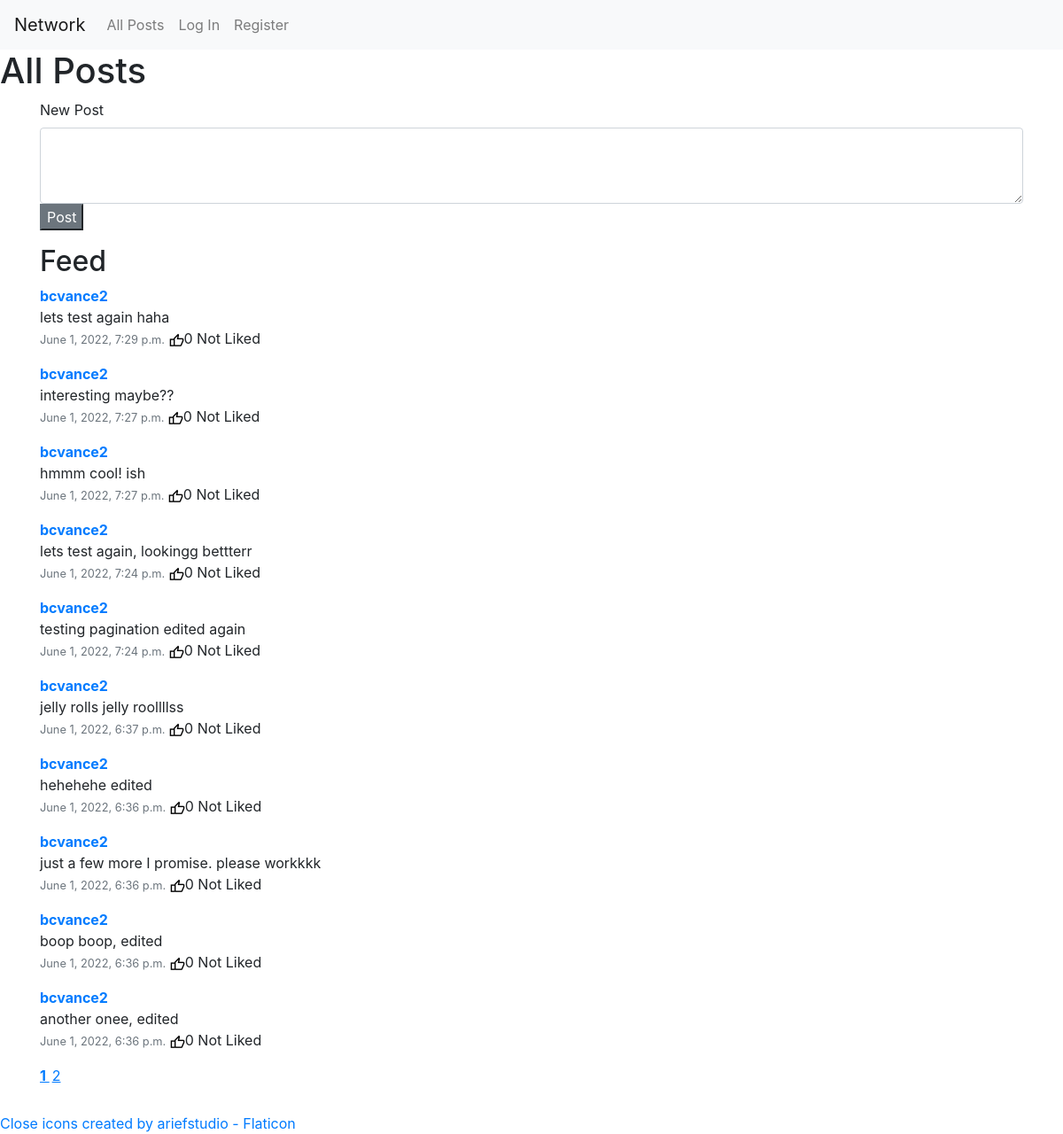
The page / on the database its author committed.
### network/models.py (models this page shows, shortened)
class Post(models.Model):
    poster = models.ForeignKey(User, on_delete=models.CASCADE, related_name="posts")
    timestamp = models.DateTimeField(auto_now_add=True)
    content = models.CharField(max_length=140)
    numLikes = models.IntegerField(default=0)

class User(AbstractUser):
    pass

### network/views.py (the view)
# urls.py: path("", views.index, name="index"),
def index(request):
    posts = list(Post.objects.order_by("-timestamp"))
    pages = range(1, int(len(posts)/10)+2)
    liked = []
    for post in posts:
        try:
            Like.objects.get(post=post, liker=User.objects.get(id=request.user.id))
            liked.append(True)
        except ObjectDoesNotExist:
            liked.append(False)
    return render(request, "network/index.html", context= {
        "posts": zip(posts, liked),
        "pages": pages
    })

### network/templates/network/index.html (shortened to what this page needs)
{% extends "network/layout.html" %}
{% load static %}
{% block body %}
    <div class="body" data-title="index">
        <h1>All Posts</h1>
        <div class="container">
            <div class="new-post">
                <form action="newpost" method="POST">
                    <div class="mb-3">
                        <label for="exampleFormControlTextarea1" class="form-label">New Post</label>
                        <textarea class="form-control" id="newpost" name="content" rows="3"></textarea>
                        <button type="submit" class="btn-secondary">Post</button>
                    </div>
                </form>
            </div>
            <div class="posts">
                <h2>Feed</h2>
                {% for post, liked in posts %}
                    <div class="post-edit-container" id="post-edit-container-{{ post.id }}" data-post-id="{{ post.id }}">
                        <div class="mb-3 post-card" id="post-card-{{ post.id }}" data-post-id="{{ post.id }}">
                            <a href="{% url 'profile' post.poster.id %}"><strong>{{ post.poster }}</strong></a>
                            <p class="post-content">{{ post.content }}</p>
                            <small class="text-muted">{{ post.timestamp }}</small>
                            <img class="like-icon" src="{% static 'network/media/thumbs_up.png' %}" alt=""><span class="num-likes">{{ post.numLikes }}</span>
                            {% if liked %}
                                <span class="is-liked">Liked</span>
                            {% else %}
                                <span class="is-liked">Not Liked</span>
                            {% endif %}
                        </div>
                    </div>
                {% endfor %}
                {% for page in pages %}
                    <span class="page-number" data-page-number="{{ page }}">  {{ page }}   </span>
                {% endfor %}
            </div>
        </div>
    </div>
{% endblock %}

### network/templates/network/layout.html (shortened to what this page needs)
{% load static %}
<!DOCTYPE html>
<html lang="en">
    <head>
        <link rel="stylesheet" href="https://stackpath.bootstrapcdn.com/bootstrap/4.4.1/css/bootstrap.min.css">
        <link href="{% static 'network/styles.css' %}" rel="stylesheet">
    </head>
    <body>
        <nav class="navbar navbar-expand-lg navbar-light bg-light">
            <a class="navbar-brand" href="#">Network</a>
            <div>
              <ul class="navbar-nav mr-auto">
                <li class="nav-item">
                  <a class="nav-link" href="{% url 'index' %}">All Posts</a>
                </li>
                {% if request.user.is_authenticated %}
                    <li class="nav-item">
                        <a class="nav-link" href="{% url 'following' %}">Following</a>
                    </li>
                    <li class="nav-item">
                        <a class="nav-link" href="{% url 'logout' %}">Log Out</a>
                    </li>
                {% else %}
                    <li class="nav-item">
                        <a class="nav-link" href="{% url 'login' %}">Log In</a>
                    </li>
                    <li class="nav-item">
                        <a class="nav-link" href="{% url 'register' %}">Register</a>
                    </li>
                {% endif %}
              </ul>
            </div>
          </nav>
        <div class="body">
            {% block body %}
            {% endblock %}
        </div>
        <a href="https://www.flaticon.com/free-icons/close" title="close icons">Close icons created by ariefstudio - Flaticon</a>
    </body>
</html>

### network/static/network/styles.css (style rules this page uses)
p.post-content { margin-bottom: 0; }
.page-number { color: #007bff; text-decoration: underline; margin-right: 3px; cursor: pointer; }
div.posts { margin-bottom: 30px; }

### rows shown on the page
Post: poster "bcvance2", content "lets test again haha", timestamp "June 1, 2022, 7:29 p.m.", numLikes "0"
Post: poster "bcvance2", content "interesting maybe??", timestamp "June 1, 2022, 7:27 p.m.", numLikes "0"
Post: poster "bcvance2", content "hmmm cool! ish", timestamp "June 1, 2022, 7:27 p.m.", numLikes "0"
Post: poster "bcvance2", content "lets test again, lookingg bettterr", timestamp "June 1, 2022, 7:24 p.m.", numLikes "0"
Post: poster "bcvance2", content "testing pagination edited again", timestamp "June 1, 2022, 7:24 p.m.", numLikes "0"
Post: poster "bcvance2", content "jelly rolls jelly roollllss", timestamp "June 1, 2022, 6:37 p.m.", numLikes "0"
Post: poster "bcvance2", content "hehehehe edited", timestamp "June 1, 2022, 6:36 p.m.", numLikes "0"
Post: poster "bcvance2", content "just a few more I promise. please workkkk", timestamp "June 1, 2022, 6:36 p.m.", numLikes "0"
Post: poster "bcvance2", content "boop boop, edited", timestamp "June 1, 2022, 6:36 p.m.", numLikes "0"
Post: poster "bcvance2", content "another onee, edited", timestamp "June 1, 2022, 6:36 p.m.", numLikes "0"

### other values the page prints
{{ page }} "1" "2"
